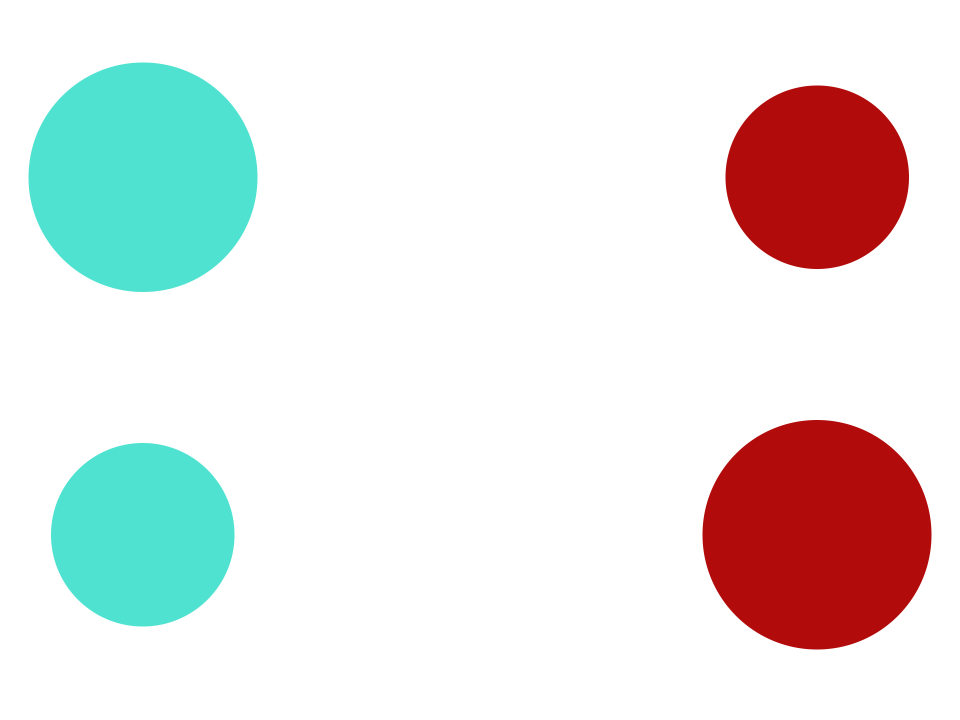
#> input picture img/circulo.png, 1920 x 1440 px (shown at 1/2 size)
$ jupyter execute nac5.ipynb   (shell and % lines are left out)
#> lines starting #> are read from the running program, lines starting #| are printed output that depends on the picture; after the words box and inside, x2 and y2 are one past the last pixel; in counts of white or black regions, pixels touching at a corner belong together
[cell 1]
import cv2
from matplotlib import pyplot as plt
import numpy as np

img = cv2.imread('img/circulo.png')
#> img is the input picture: shape (1440, 1920, 3); mean B, G, R 226.5, 228.2, 230.1
imgRGB = cv2.cvtColor(img, cv2.COLOR_BGR2RGB)
imgHSV = cv2.cvtColor(img, cv2.COLOR_BGR2HSV)
#> imgHSV: shape (1440, 1920, 3); mean H, S, V 8.5, 39.7, 244.5

plt.subplot(1,2,1)
plt.imshow(imgRGB)
plt.subplot(1,2,2)
plt.imshow(imgHSV)
plt.show()
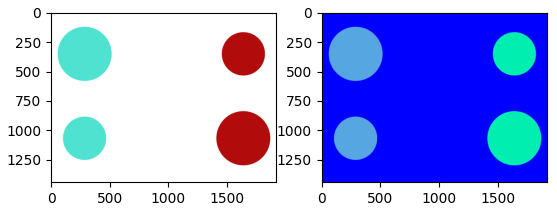
#> figure drawn by matplotlib, 2 panels

[cell 2]
# RGB AQUAMARINE 79,226,208
# RGB VERMELHO 177,11,11
# RGB FUNDO 255,255,255

# HSV AQUAMARINE 173,65,89
# HSV VERMELHO 0,94,69
# HSV FUNDO 0,0,100

# definindo range de cor aquamarine para openCV
caquamarine_min = np.array([86,64,88])
caquamarine_max = np.array([87,255,255])
maquamarine = cv2.inRange(imgHSV, caquamarine_min, caquamarine_max)
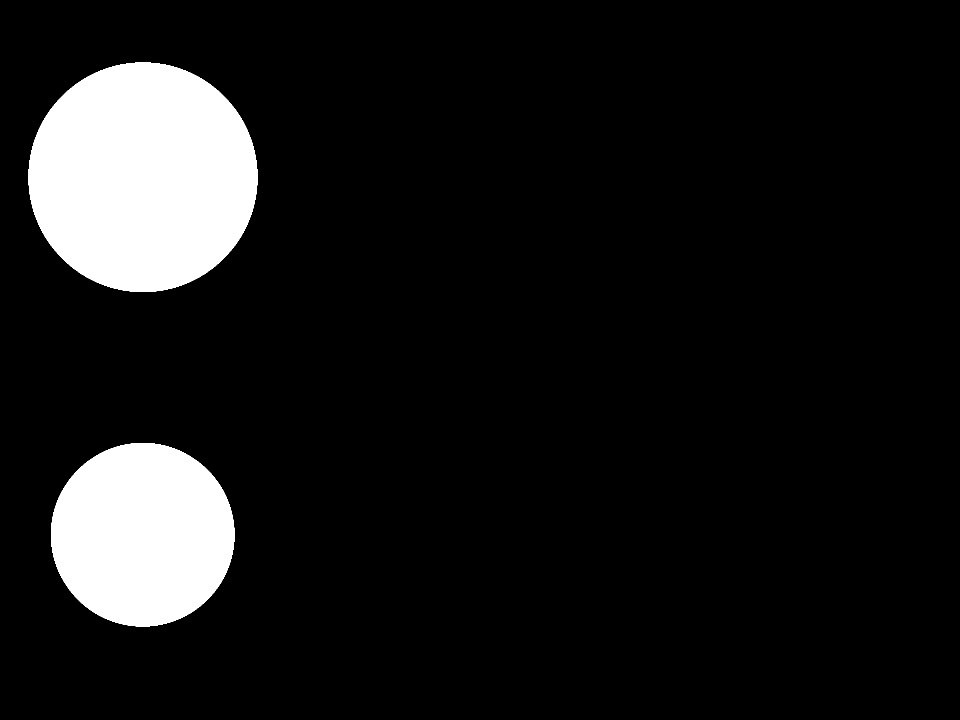
#> maquamarine: shape (1440, 1920) (shown at 1/2 size); 9.8% white; 2 white regions, box (x1, y1, x2, y2) and area: (57, 125, 515, 584) 165254, (102, 886, 469, 1253) 105881

# definindo range de cor vermelho para openCV
cvermelho_min = np.array([0,93,68])
cvermelho_max = np.array([10,255,255])
mvermelho = cv2.inRange(imgHSV, cvermelho_min, cvermelho_max)
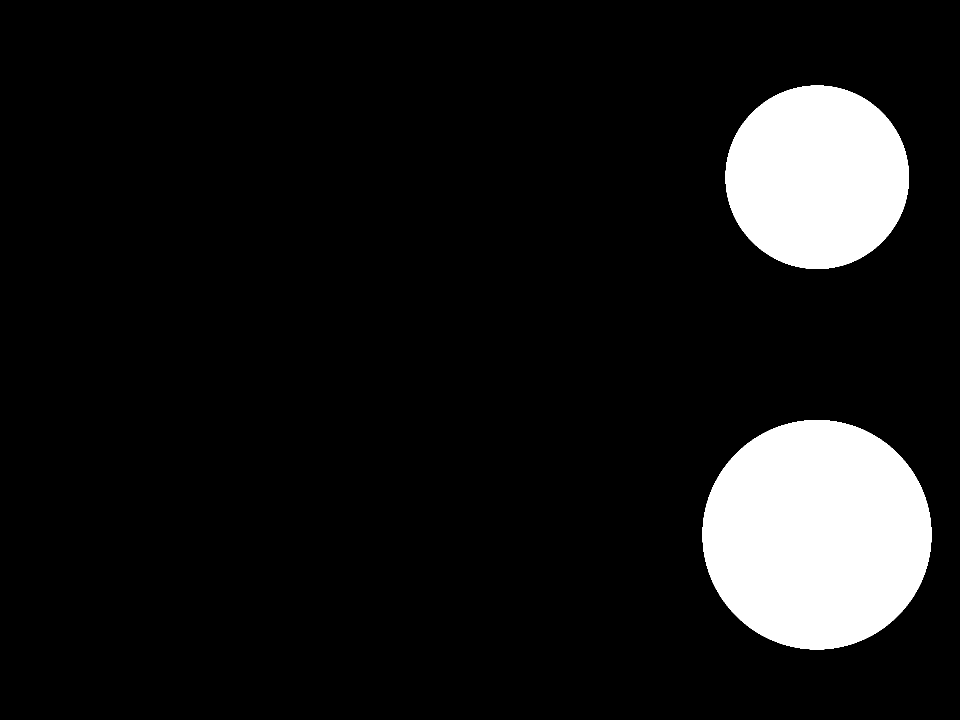
#> mvermelho: shape (1440, 1920) (shown at 1/2 size); 9.8% white; 2 white regions, box (x1, y1, x2, y2) and area: (1405, 840, 1863, 1299) 165174, (1451, 171, 1818, 538) 105833

plt.figure(figsize = (10,10))
plt.subplot(1,4,2)
plt.imshow(imgRGB)
plt.subplot(1,4,1)
plt.imshow(maquamarine, cmap="Greys_r", vmin=0, vmax=255)
plt.subplot(1,4,3)
plt.imshow(mvermelho, cmap="Greys_r", vmin=0, vmax=255)

# definindo range de cores para openCV
mask_min = np.array([0,64,68])
mask_max = np.array([87,255,255])
mask = cv2.inRange(imgHSV, mask_min, mask_max)
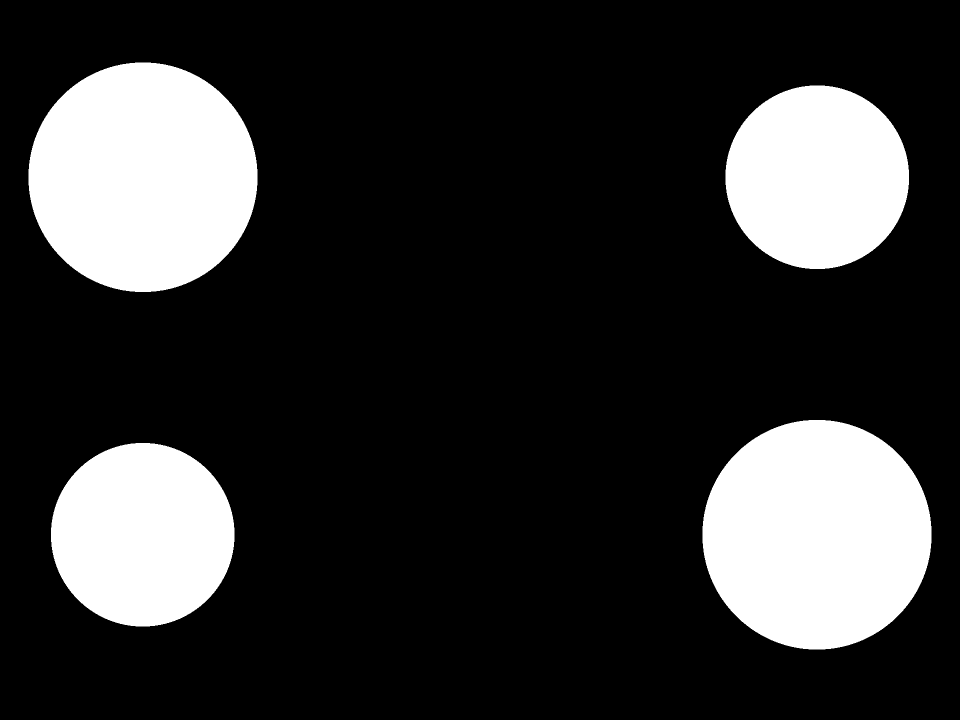
#> mask: shape (1440, 1920) (shown at 1/2 size); 19.6% white; 4 white regions, box (x1, y1, x2, y2) and area: (1405, 840, 1863, 1299) 165342, (57, 125, 515, 584) 165254, (1451, 171, 1818, 538) 105953, (102, 886, 469, 1253) 105881

plt.subplot(1,4,4)
plt.imshow(mask, cmap="Greys_r", vmin=0, vmax=255)

plt.show()

[cell 3]
# segmentar apenas os circulos maiores com crop

altura = mask.shape[0]
#> altura = 1440
largura = mask.shape[1]
#> largura = 1920

black = maquamarine[:int(altura/2),int(largura/2):]
#> black: shape (720, 960); every value is 0
mask_lg = mask.copy()
mask_lg[:int(altura/2),int(largura/2):] = black
mask_lg[int(altura/2):,:int(largura/2)] = black
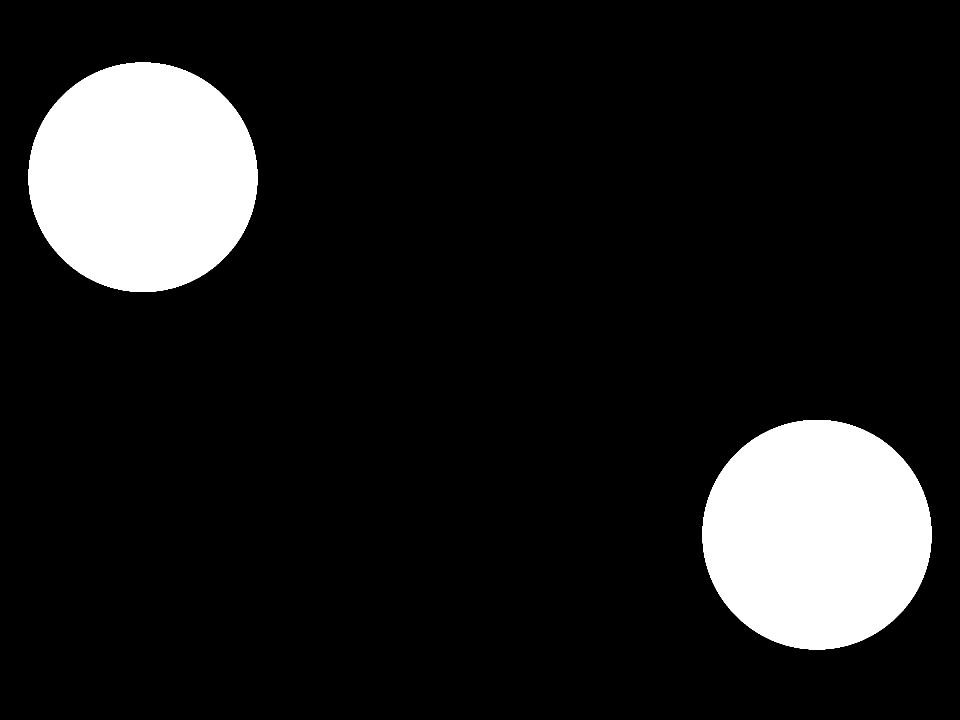
#> mask_lg: shape (1440, 1920) (shown at 1/2 size); 12% white; 2 white regions

plt.imshow(mask_lg, cmap="Greys_r", vmin=0, vmax=255)
plt.show()

[cell 4]
# criar contorno de elementos reconhecidos na mascara

caquamarine = (79,226,208)
cvermelho = (177,11,11)

contornos, _ = cv2.findContours(mask_lg, cv2.RETR_TREE, cv2.CHAIN_APPROX_SIMPLE)
#> contornos = 2 contours; box (x1, y1, x2, y2) and area: (1405, 840, 1863, 1299) 164694, (57, 125, 515, 584) 164606
mask_lg_rgb = cv2.cvtColor(mask_lg, cv2.COLOR_GRAY2RGB)
#> mask_lg_rgb: shape (1440, 1920, 3); 12% white; 2 white regions, box (x1, y1, x2, y2) and area: (1405, 840, 1863, 1299) 165342, (57, 125, 515, 584) 165254
contornos_rgb = mask_lg_rgb.copy()
cv2.drawContours(contornos_rgb, contornos[1], -1, caquamarine, 20);
cv2.drawContours(contornos_rgb, contornos[0], -1, cvermelho, 20);


# calcular cordendas do centro de massa
contorno_aquamarine = contornos[1]
#> contorno_aquamarine = contour of 648 points, box (x1, y1, x2, y2) (57, 125, 515, 584), area 164606
area_aquamarine = cv2.contourArea(contorno_aquamarine)
#> area_aquamarine = 164606
momentos_aquamarine = cv2.moments(contorno_aquamarine)
#> momentos_aquamarine = moments, m00 164606, centre m10/m00, m01/m00 = (285.5, 354)
ax = int(momentos_aquamarine['m10']/momentos_aquamarine['m00'])
#> ax = 285
ay = int(momentos_aquamarine['m01']/momentos_aquamarine['m00'])
#> ay = 354

contorno_vermelho = contornos[0]
#> contorno_vermelho = contour of 648 points, box (x1, y1, x2, y2) (1405, 840, 1863, 1299), area 164694
area_vermelho = cv2.contourArea(contorno_vermelho)
#> area_vermelho = 164694
momentos_vermelho = cv2.moments(contorno_vermelho)
#> momentos_vermelho = moments, m00 164694, centre m10/m00, m01/m00 = (1633.5, 1069)
vx = int(momentos_vermelho['m10']/momentos_vermelho['m00'])
#> vx = 1633
vy = int(momentos_vermelho['m01']/momentos_vermelho['m00'])
#> vy = 1069

print(f"area do circulo aquamarine: {int(area_aquamarine)}")
#| area do circulo aquamarine: 164606
print(f"centro de massa do circulo aquamarine na posição: {ax}x e {ay}y")
#| centro de massa do circulo aquamarine na posição: 285x e 354y
print()
print(f"area do circulo vermelho: {int(area_vermelho)}")
#| area do circulo vermelho: 164694
print(f"centro de massa do circulo vermelho na posição: {vx}x e {vy}y")
#| centro de massa do circulo vermelho na posição: 1633x e 1069y
print()


# printar centro de massa e valor na mascara
font = cv2.FONT_HERSHEY_SIMPLEX
size = 60

cv2.line(contornos_rgb,(ax - size,ay),(ax + size,ay),caquamarine,20)
cv2.line(contornos_rgb,(ax,ay - size),(ax, ay + size),caquamarine,20)

cv2.line(contornos_rgb,(vx - size,vy),(vx + size,vy),cvermelho,20)
cv2.line(contornos_rgb,(vx,vy - size),(vx, vy + size),cvermelho,20)

taquamarine = ay , ax
#> taquamarine = (354, 285)
paquamarine = (ax*2,ay)
#> paquamarine = (570, 354)

tvermelho = vy , vx
#> tvermelho = (1069, 1633)
pvermelho = (int(vx - vx/1.75),vy)
#> pvermelho = (699, 1069)

cv2.putText(contornos_rgb, str(taquamarine), paquamarine, font, 3, caquamarine, 10, cv2.LINE_AA)
cv2.putText(contornos_rgb, str(tvermelho), pvermelho, font, 3, cvermelho, 10, cv2.LINE_AA)

plt.figure(figsize = (10,10))
plt.imshow(contornos_rgb);

[cell 5]
# tracar uma reta entre os dois centros dos circulos

lineangle_rgb = mask_lg_rgb.copy()

cline = (255,193,7)

cv2.line(lineangle_rgb,(ax - size,ay),(ax + size,ay),cline,20)
cv2.line(lineangle_rgb,(ax,ay - size),(ax, ay + size),cline,20)

cv2.line(lineangle_rgb,(vx - size,vy),(vx + size,vy),cline,20)
cv2.line(lineangle_rgb,(vx,vy - size),(vx, vy + size),cline,20)

cv2.line(lineangle_rgb,(ax,ay),(vx,vy),cline,20)
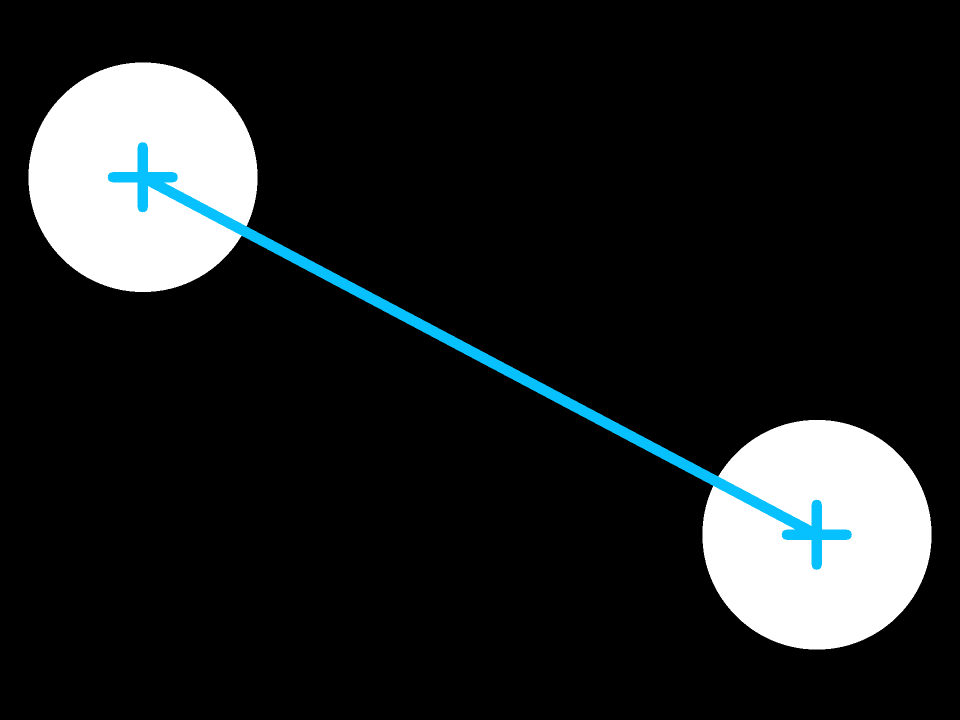
#> lineangle_rgb: shape (1440, 1920, 3) (shown at 1/2 size); mean B, G, R 32.6, 31.6, 28.8

plt.figure(figsize = (10,10))
plt.imshow(lineangle_rgb);

[cell 6]
import math

cartesiano = mask_lg_rgb.copy()
altura = cartesiano.shape[0]
largura = cartesiano.shape[1]

ccartesiano = (128,128,120)
cv2.line(cartesiano,(ax,ay),(vx,vy),cline,10)
cv2.line(cartesiano,(0,ay),(largura,ay),ccartesiano,10)
cv2.line(cartesiano,(ax,0),(ax,altura),ccartesiano,10)

cat_oposto = (-vy)-(-ay)
#> cat_oposto = -715
cat_adjacente = vx - ax
#> cat_adjacente = 1348
rad = cat_oposto / cat_adjacente
#> rad = -0.53

graus = round(math.degrees(rad))
#> graus = -30
agudo = 0 - graus
#> agudo = 30
concavo = graus + 360
#> concavo = 330

font = cv2.FONT_HERSHEY_SIMPLEX

cv2.putText(cartesiano, str(agudo), (ax*2,ay+90), font, 2, caquamarine, 10, cv2.LINE_AA)
cv2.putText(cartesiano, str(concavo), (ax+120,int(ay*1.9)), font, 2, caquamarine, 10, cv2.LINE_AA)
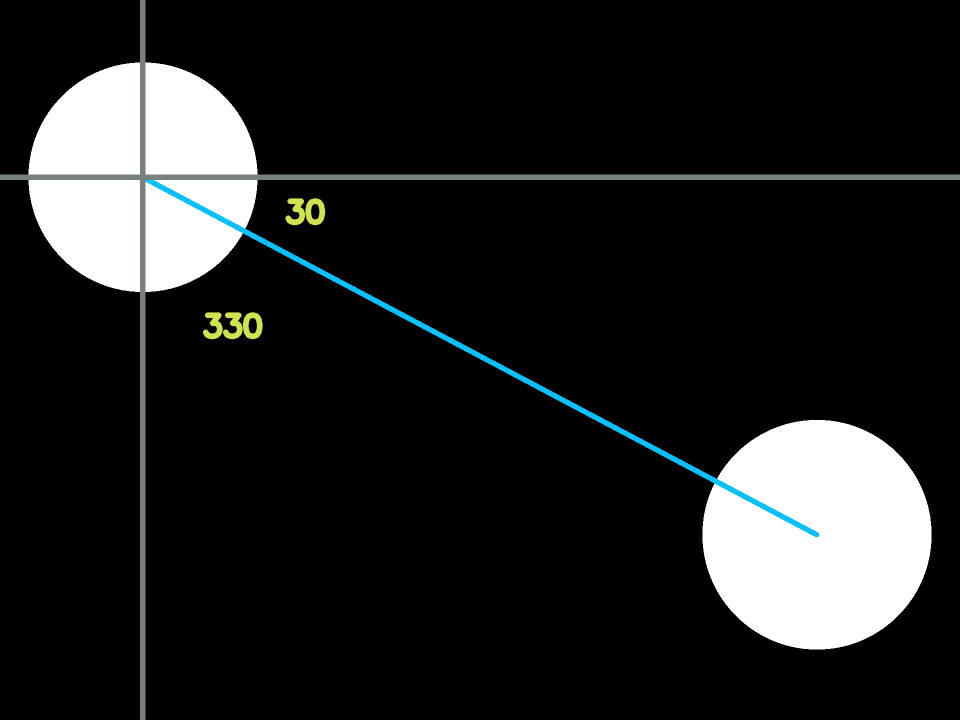
#> cartesiano: shape (1440, 1920, 3) (shown at 1/2 size); mean B, G, R 32.5, 32.5, 31.2

plt.figure(figsize = (10,10))
plt.imshow(cartesiano);
